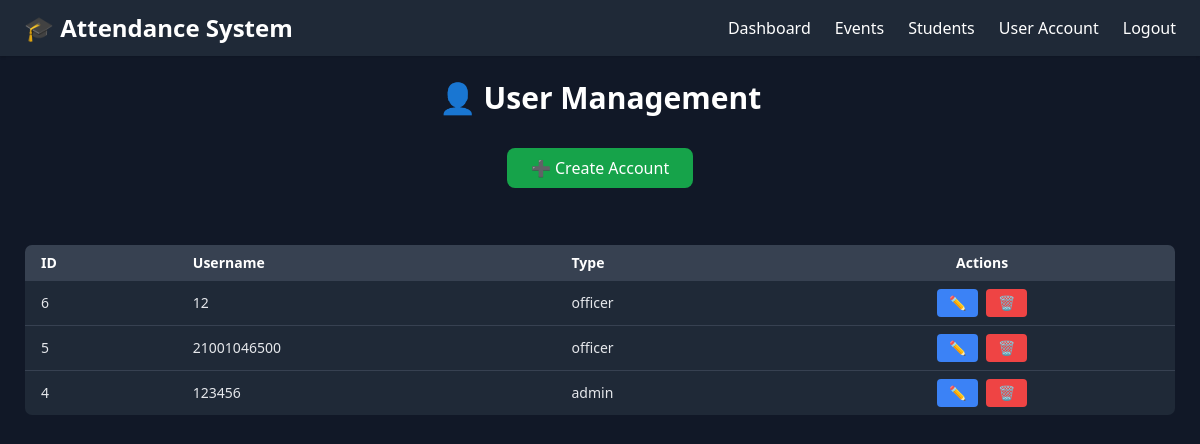
/create_account (signed in), run on an earlier commit of the app's database.
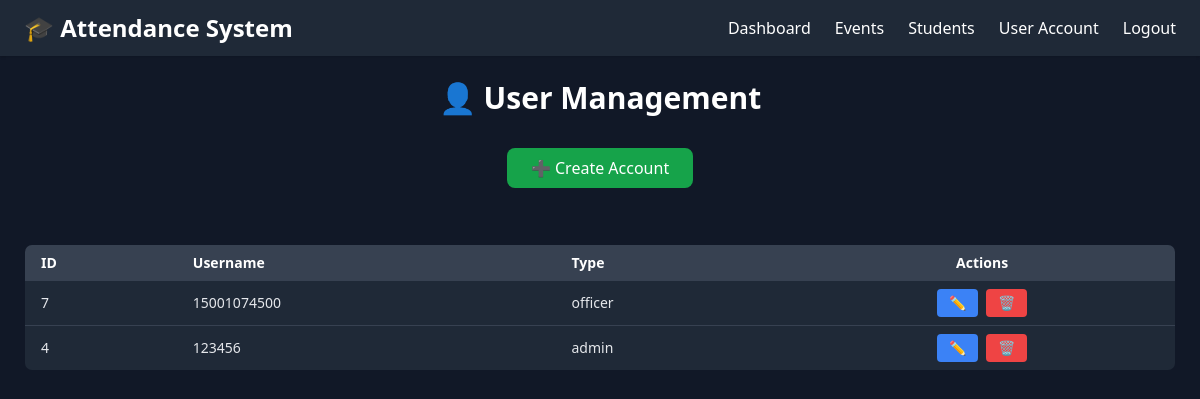
And on a later commit of the database.
### tables this page shows
CREATE TABLE user_accounts (
    id INTEGER PRIMARY KEY AUTOINCREMENT,
    username TEXT NOT NULL UNIQUE,
    password TEXT NOT NULL,
    user_type TEXT NOT NULL CHECK(user_type IN ('admin', 'officer')),
    created_at TIMESTAMP DEFAULT CURRENT_TIMESTAMP
);

### app/routes/auth.py (the view, shortened to what this page needs)
@bp.route("/create_account", methods=["GET", "POST"])
@login_required
def create_account():
    if session.get("user_type") == "officer":
        flash("❌ You do not have permission to access this page.", "danger")
        return redirect(url_for("dashboard.dashboard"))
    conn = get_db_connection()
    cur = conn.cursor()
    cur.execute("SELECT * FROM user_accounts ORDER BY id DESC")
    users = cur.fetchall()
    conn.close()
    return render_template("create_account.html", users=users)

### app/routes/auth.py (called while the page is built)
def get_db_connection():
    conn = sqlite3.connect(DB_PATH)
    conn.row_factory = sqlite3.Row
    return conn

def login_required(f):
    @wraps(f)
    def decorated_function(*args, **kwargs):
        if "user_id" not in session:
            flash("⚠️ Please log in to access this page.", "warning")
            return redirect(url_for("auth.login"))
        return f(*args, **kwargs)
    return decorated_function

### app/templates/create_account.html (shortened to what this page needs)
{% extends "base.html" %}
{% block content %}
<div class="flex flex-col h-full p-6 gap-8">
  <h2 class="text-3xl font-bold text-white text-center">👤 User Management</h2>
  <div class="text-center">
    <button onclick="openModal('accountModal')"
      class="px-6 py-2 bg-green-600 text-white rounded-lg hover:bg-green-500 transition">
      ➕ Create Account
    </button>
  </div>
  <div class="overflow-x-auto mt-6">
    <table class="w-full text-sm text-left border border-gray-700 rounded-lg overflow-hidden">
      <thead class="bg-gray-700 text-white">
        <tr>
          <th class="px-4 py-2">ID</th>
          <th class="px-4 py-2">Username</th>
          <th class="px-4 py-2">Type</th>
          <th class="px-4 py-2 text-center">Actions</th>
        </tr>
      </thead>
      <tbody class="bg-gray-800 text-gray-200">
        {% for user in users %}
        <tr class="border-b border-gray-700 hover:bg-gray-700">
          <td class="px-4 py-2">{{ user.id }}</td>
          <td class="px-4 py-2">{{ user.username }}</td>
          <td class="px-4 py-2">{{ user.user_type }}</td>
          <td class="px-4 py-2 flex gap-2 justify-center">
            <button onclick="openModal('editModal{{ user.id }}')"
              class="bg-blue-500 hover:bg-blue-400 text-white px-3 py-1 rounded">✏️</button>
            <form action="{{ url_for('auth.delete_account', user_id=user.id) }}" method="POST" class="inline">
              <button type="submit" class="bg-red-500 hover:bg-red-400 text-white px-3 py-1 rounded">🗑️</button>
            </form>
          </td>
        </tr>
        {% else %}
        <tr>
          <td colspan="4" class="text-center text-gray-400 py-4">No accounts yet.</td>
        </tr>
        {% endfor %}
      </tbody>
    </table>
  </div>
</div>
{% endblock %}

What changed in the data, as far as the page shows it:
removed user_accounts: id "6", username "12", user_type "officer"
removed user_accounts: id "5", username "21001046500", user_type "officer"
added user_accounts: id "7", username "15001074500", user_type "officer"
